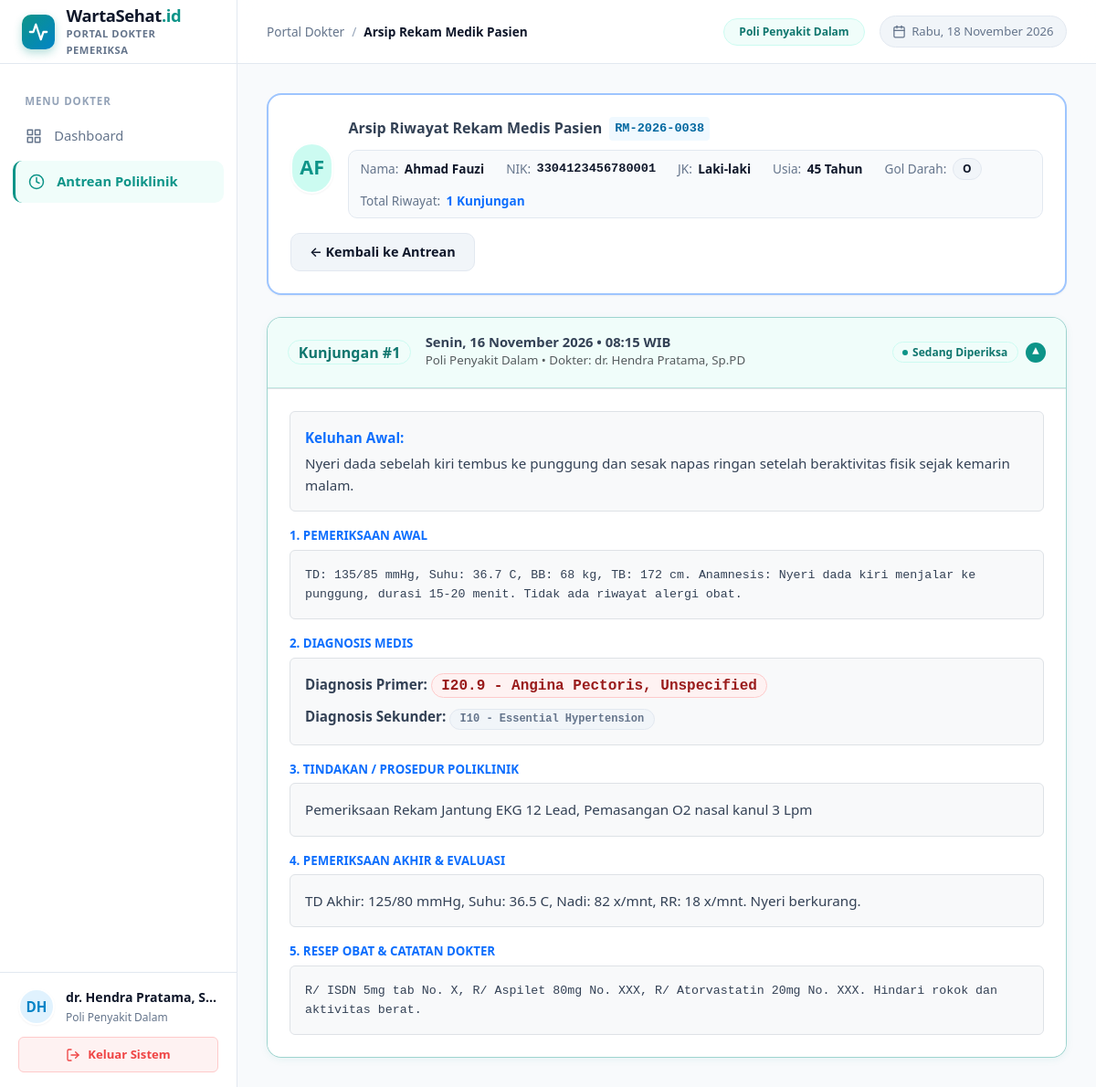
The page /frontend/pages/dokter/riwayat-rekam-medik.php?id=1 (signed in) on the database its author committed.
### tables this page shows
CREATE TABLE `rekam_medik` (
  `id_rekam_medik` INT AUTO_INCREMENT PRIMARY KEY,
  `id_pasien` INT NOT NULL,
  `nomor_rm` VARCHAR(30) DEFAULT NULL,
  `created_at` TIMESTAMP DEFAULT CURRENT_TIMESTAMP,
  CONSTRAINT `fk_rekam_medik_pasien` FOREIGN KEY (`id_pasien`) 
    REFERENCES `pasien` (`id_pasien`) ON DELETE CASCADE ON UPDATE CASCADE
);

CREATE TABLE `pasien` (
  `id_pasien` INT AUTO_INCREMENT PRIMARY KEY,
  `nama_pasien` VARCHAR(100) NOT NULL,
  `nik` VARCHAR(16) NOT NULL UNIQUE,
  `tanggal_lahir` DATE NOT NULL,
  `tempat_lahir` VARCHAR(50) DEFAULT NULL,
  `alamat` TEXT NOT NULL,
  `jenis_kelamin` ENUM('Laki-laki', 'Perempuan') NOT NULL,
  `golongan_darah` VARCHAR(5) DEFAULT '-',
  `agama` VARCHAR(20) DEFAULT NULL,
  `status_pernikahan` VARCHAR(30) DEFAULT NULL,
  `pekerjaan` VARCHAR(50) DEFAULT NULL,
  `no_telp` VARCHAR(20) NOT NULL,
  `created_at` TIMESTAMP DEFAULT CURRENT_TIMESTAMP
);

CREATE TABLE `layanan` (
  `id_layanan` INT AUTO_INCREMENT PRIMARY KEY,
  `id_rekam_medik` INT NOT NULL,
  `id_poli` INT NOT NULL,
  `id_dokter` INT NOT NULL,
  `id_petugas` INT NOT NULL,
  `keluhan_awal` TEXT NOT NULL,
  `waktu_masuk` DATETIME NOT NULL DEFAULT CURRENT_TIMESTAMP,
  `status_layanan` ENUM('menunggu', 'diperiksa', 'selesai') NOT NULL DEFAULT 'menunggu',
  
   
  `pemeriksaan_awal` TEXT DEFAULT NULL,
  `diagnosis_primer` VARCHAR(255) DEFAULT NULL,
  `diagnosis_sekunder` VARCHAR(255) DEFAULT NULL,
  `tindakan` TEXT DEFAULT NULL,
  `pemeriksaan_akhir` TEXT DEFAULT NULL,
  `catatan_dokter` TEXT DEFAULT NULL,
  `waktu_keluar` DATETIME DEFAULT NULL,
  `status_kondisi` ENUM('Rawat Jalan', 'Rawat Inap', 'Sembuh', 'Meninggal') DEFAULT NULL,

  CONSTRAINT `fk_layanan_rekam_medik` FOREIGN KEY (`id_rekam_medik`) 
    REFERENCES `rekam_medik` (`id_rekam_medik`) ON DELETE CASCADE ON UPDATE CASCADE,
  CONSTRAINT `fk_layanan_poli` FOREIGN KEY (`id_poli`) 
    REFERENCES `poli` (`id_poli`) ON DELETE RESTRICT ON UPDATE CASCADE,
  CONSTRAINT `fk_layanan_dokter` FOREIGN KEY (`id_dokter`) 
    REFERENCES `dokter` (`id_dokter`) ON DELETE RESTRICT ON UPDATE CASCADE,
  CONSTRAINT `fk_layanan_petugas` FOREIGN KEY (`id_petugas`) 
    REFERENCES `petugas` (`id_petugas`) ON DELETE RESTRICT ON UPDATE CASCADE
);

CREATE TABLE `poli` (
  `id_poli` INT AUTO_INCREMENT PRIMARY KEY,
  `nama_poli` VARCHAR(100) NOT NULL
);

CREATE TABLE `dokter` (
  `id_dokter` INT AUTO_INCREMENT PRIMARY KEY,
  `id_poli` INT NOT NULL,
  `nama_dokter` VARCHAR(100) NOT NULL,
  `username` VARCHAR(50) NOT NULL UNIQUE,
  `password` VARCHAR(255) NOT NULL,
  CONSTRAINT `fk_dokter_poli` FOREIGN KEY (`id_poli`) 
    REFERENCES `poli` (`id_poli`) ON DELETE RESTRICT ON UPDATE CASCADE
);

### backend/auth_check.php (called while the page is built, shortened)
<?php
function get_initials($name) {
    $words = explode(" ", trim($name));
    $initials = "";
    foreach ($words as $w) {
        if (!empty($w)) {
            $initials .= strtoupper($w[0]);
        }
        if (strlen($initials) >= 2) break;
    }
    return !empty($initials) ? $initials : "WS";
}
function format_tanggal_indo($datetime = null) {
    $timestamp = $datetime ? strtotime($datetime) : time();
    $hari = ['Minggu', 'Senin', 'Selasa', 'Rabu', 'Kamis', 'Jumat', 'Sabtu'];
    $bulan = [
        1 => 'Januari', 'Februari', 'Maret', 'April', 'Mei', 'Juni',
        'Juli', 'Agustus', 'September', 'Oktober', 'November', 'Desember'
    ];
    $day_index = date('w', $timestamp);
    $d = date('j', $timestamp);
    $m = (int)date('n', $timestamp);
    $y = date('Y', $timestamp);
    return $hari[$day_index] . ', ' . $d . ' ' . $bulan[$m] . ' ' . $y;
}
?>

### frontend/pages/dokter/riwayat-rekam-medik.php (the view, shortened to what this page needs)
<?php
require_once '../../backend/koneksi.php';
require_once '../../backend/auth_check.php';
$id_pasien = (int)($_GET['id'] ?? 0);
$stmt = mysqli_prepare($connection, "SELECT p.*, rm.id_rekam_medik, rm.nomor_rm
                                     FROM pasien p
                                     LEFT JOIN rekam_medik rm ON p.id_pasien = rm.id_pasien
                                     WHERE p.id_pasien = ? LIMIT 1");
mysqli_stmt_bind_param($stmt, "i", $id_pasien);
mysqli_stmt_execute($stmt);
$pasien = mysqli_fetch_assoc(mysqli_stmt_get_result($stmt));
$tgl_lahir = new DateTime($pasien['tanggal_lahir']);
$usia = $tgl_lahir->diff(new DateTime())->y;
$stmt_riwayat = mysqli_prepare($connection, "SELECT l.*, po.nama_poli, d.nama_dokter
                                            FROM layanan l
                                            JOIN rekam_medik rm ON l.id_rekam_medik = rm.id_rekam_medik
                                            JOIN poli po ON l.id_poli = po.id_poli
                                            JOIN dokter d ON l.id_dokter = d.id_dokter
                                            WHERE rm.id_pasien = ?
                                            ORDER BY l.waktu_masuk DESC");
mysqli_stmt_bind_param($stmt_riwayat, "i", $id_pasien);
mysqli_stmt_execute($stmt_riwayat);
$res_riwayat = mysqli_stmt_get_result($stmt_riwayat);
$total_kunjungan = mysqli_num_rows($res_riwayat);
include '../../includes/header.php';
include '../../includes/sidebar_dokter.php';
include '../../includes/topbar.php';
?>
      <main class="ws-content-body">
        <div class="ws-card mb-4 bg-white border-2 border-primary-subtle">
          <div class="ws-card-body p-4">
            <div class="d-flex flex-wrap align-items-center justify-content-between gap-3">
              <div class="d-flex align-items-center gap-3">
                <div class="ws-user-avatar" style="width: 56px; height: 56px; font-size: 1.35rem; background-color: var(--ws-primary-light); color: var(--ws-primary);">
                  <?= get_initials($pasien['nama_pasien']); ?>
                </div>
                <div>
                  <div class="d-flex align-items-center gap-2 flex-wrap">
                    <h1 class="h4 fw-bold mb-0">Arsip Riwayat Rekam Medis Pasien</h1>
                    <span class="cell-code"><?= htmlspecialchars($pasien['nomor_rm'] ?? 'RM-' . $pasien['id_rekam_medik']); ?></span>
                  </div>
                  <div class="ws-identity-list">
                    <div class="ws-identity-item">
                      <span class="ws-identity-label">Nama:</span>
                      <span class="ws-identity-val fw-bold"><?= htmlspecialchars($pasien['nama_pasien']); ?></span>
                    </div>
                    <div class="ws-identity-item">
                      <span class="ws-identity-label">NIK:</span>
                      <span class="ws-identity-val font-monospace"><?= htmlspecialchars($pasien['nik']); ?></span>
                    </div>
                    <div class="ws-identity-item">
                      <span class="ws-identity-label">JK:</span>
                      <span class="ws-identity-val"><?= htmlspecialchars($pasien['jenis_kelamin']); ?></span>
                    </div>
                    <div class="ws-identity-item">
                      <span class="ws-identity-label">Usia:</span>
                      <span class="ws-identity-val"><?= $usia; ?> Tahun</span>
                    </div>
                    <div class="ws-identity-item">
                      <span class="ws-identity-label">Gol Darah:</span>
                      <span class="ws-identity-val badge badge-secondary"><?= htmlspecialchars($pasien['golongan_darah'] ?? '-'); ?></span>
                    </div>
                    <div class="ws-identity-item">
                      <span class="ws-identity-label">Total Riwayat:</span>
                      <span class="ws-identity-val fw-bold text-primary"><?= $total_kunjungan; ?> Kunjungan</span>
                    </div>
                  </div>
                </div>
              </div>
              <div class="d-flex gap-2">
                <a href="antrean-poli.php" class="btn btn-secondary">
                  &larr; Kembali ke Antrean
                </a>
              </div>
            </div>
          </div>
        </div>
        <div class="d-flex flex-column gap-3">
          <?php if ($total_kunjungan > 0): ?>
            <?php $counter = $total_kunjungan; while ($rm = mysqli_fetch_assoc($res_riwayat)): ?>
              <details class="ws-encounter-accordion <?= ($counter === $total_kunjungan) ? 'is-active' : ''; ?>" <?= ($counter === $total_kunjungan) ? 'open' : ''; ?>>
                <summary class="ws-encounter-summary">
                  <div class="d-flex align-items-center gap-3 flex-wrap">
                    <span class="badge badge-primary fs-6 fw-bold">Kunjungan #<?= $counter--; ?></span>
                    <div>
                      <h2 class="h5 fw-bold mb-0"><?= format_tanggal_indo($rm['waktu_masuk']); ?> &bull; <?= date('H:i', strtotime($rm['waktu_masuk'])); ?> WIB</h2>
                      <div class="text-muted small"><?= htmlspecialchars($rm['nama_poli']); ?> &bull; Dokter: <?= htmlspecialchars($rm['nama_dokter']); ?></div>
                    </div>
                  </div>
                  <div class="d-flex align-items-center gap-2">
                    <?php if ($rm['status_layanan'] === 'selesai'): ?>
                      <span class="badge badge-success">&check; Selesai <?= !empty($rm['status_kondisi']) ? '('.htmlspecialchars($rm['status_kondisi']).')' : ''; ?></span>
                    <?php elseif ($rm['status_layanan'] === 'diperiksa'): ?>
                      <span class="badge badge-primary"><span class="status-dot"></span> Sedang Diperiksa</span>
                    <?php else: ?>
                      <span class="badge badge-warning"><span class="status-dot"></span> Menunggu</span>
                    <?php endif; ?>
                    <span class="ws-accordion-chevron">&#9662;</span>
                  </div>
                </summary>
                <div class="ws-encounter-body border-top p-4 bg-white">
                  <div class="mb-3 p-3 rounded bg-light border">
                    <strong class="text-primary d-block mb-1">Keluhan Awal:</strong>
                    <div><?= nl2br(htmlspecialchars($rm['keluhan_awal'])); ?></div>
                  </div>
                  <?php if (!empty($rm['pemeriksaan_awal'])): ?>
                    <div class="mb-3">
                      <div class="text-uppercase small fw-bold text-primary mb-1">1. Pemeriksaan Awal</div>
                      <div class="p-3 rounded border font-monospace small bg-light">
                        <?= nl2br(htmlspecialchars($rm['pemeriksaan_awal'])); ?>
                      </div>
                    </div>
                  <?php endif; ?>
                  <?php if (!empty($rm['diagnosis_primer'])): ?>
                    <div class="mb-3">
                      <div class="text-uppercase small fw-bold text-primary mb-1">2. Diagnosis Medis</div>
                      <div class="p-3 rounded border bg-light">
                        <div><strong>Diagnosis Primer:</strong> <span class="badge badge-danger font-monospace fs-6"><?= htmlspecialchars($rm['diagnosis_primer']); ?></span></div>
                        <?php if (!empty($rm['diagnosis_sekunder'])): ?>
                          <div class="mt-2"><strong>Diagnosis Sekunder:</strong> <span class="badge badge-secondary font-monospace"><?= htmlspecialchars($rm['diagnosis_sekunder']); ?></span></div>
                        <?php endif; ?>
                      </div>
                    </div>
                  <?php endif; ?>
                  <?php if (!empty($rm['tindakan'])): ?>
                    <div class="mb-3">
                      <div class="text-uppercase small fw-bold text-primary mb-1">3. Tindakan / Prosedur Poliklinik</div>
                      <div class="p-3 rounded border bg-light">
                        <?= nl2br(htmlspecialchars($rm['tindakan'])); ?>
                      </div>
                    </div>
                  <?php endif; ?>
                  <?php if (!empty($rm['pemeriksaan_akhir'])): ?>
                    <div class="mb-3">
                      <div class="text-uppercase small fw-bold text-primary mb-1">4. Pemeriksaan Akhir & Evaluasi</div>
                      <div class="p-3 rounded border bg-light">
                        <?= nl2br(htmlspecialchars($rm['pemeriksaan_akhir'])); ?>
                      </div>
                    </div>
                  <?php endif; ?>
                  <?php if (!empty($rm['catatan_dokter'])): ?>
                    <div class="mb-0">
                      <div class="text-uppercase small fw-bold text-primary mb-1">5. Resep Obat & Catatan Dokter</div>
                      <div class="p-3 rounded border bg-light font-monospace small">
                        <?= nl2br(htmlspecialchars($rm['catatan_dokter'])); ?>
                      </div>
                    </div>
                  <?php endif; ?>
                </div>
              </details>
            <?php endwhile; ?>
          <?php endif; ?>
        </div>
      </main>
<?php include '../../includes/footer.php'; ?>

### frontend/css/variables.css (style rules this page uses)
:root { --ws-primary: #0d9488; --ws-primary-hover: #0f766e; --ws-primary-active: #115e59; --ws-primary-light: #ccfbf1; --ws-primary-subtle: #f0fdfa; --ws-primary-focus: rgba(13, 148, 136, 0.25); --ws-secondary: #0284c7; --ws-secondary-hover: #0369a1; --ws-secondary-light: #e0f2fe; --ws-secondary-subtle: #f0f9ff; --ws-bg-page: #f8fafc; --ws-bg-surface: #ffffff; --ws-bg-surface-glass: rgba(255, 255, 255, 0.88); --ws-bg-surface-glass-dark: rgba(248, 250, 252, 0.92); --ws-bg-subtle: #f1f5f9; --ws-bg-sidebar: #ffffff; --ws-border-color: #e2e8f0; --ws-border-light: #f1f5f9; --ws-border-focus: #0d9488; --ws-border-glass: rgba(255, 255, 255, 0.65); --ws-text-main: #0f172a; --ws-text-body: #334155; --ws-text-muted: #64748b; --ws-text-light: #94a3b8; --ws-text-white: #ffffff; --ws-success: #10b981; --ws-success-bg: #ecfdf5; --ws-success-border: #a7f3d0; --ws-success-text: #065f46; --ws-warning: #f59e0b; --ws-warning-bg: #fffbeb; --ws-warning-border: #fde68a; --ws-warning-text: #92400e; --ws-danger: #ef4444; --ws-danger-bg: #fef2f2; --ws-danger-border: #fecaca; --ws-danger-text: #991b1b; --ws-info: #0284c7; --ws-info-bg: #f0f9ff; --ws-info-border: #bae6fd; --ws-info-text: #075985; --ws-font-sans: 'Plus Jakarta Sans', system-ui, -apple-system, BlinkMacSystemFont, 'Segoe UI', Roboto, Helvetica, Arial, sans-serif; --ws-font-mono: 'JetBrains Mono', SFMono-Regular, Menlo, Monaco, Consolas, monospace; --ws-shadow-sm: 0 1px 2px 0 rgba(15, 23, 42, 0.05); --ws-shadow-md: 0 4px 6px -1px rgba(15, 23, 42, 0.07), 0 2px 4px -2px rgba(15, 23, 42, 0.04); --ws-shadow-lg: 0 10px 15px -3px rgba(15, 23, 42, 0.08), 0 4px 6px -4px rgba(15, 23, 42, 0.03); --ws-shadow-glass: 0 8px 32px 0 rgba(15, 23, 42, 0.06); --ws-radius-sm: 6px; --ws-radius-md: 10px; --ws-radius-lg: 16px; --ws-radius-xl: 22px; --ws-radius-full: 9999px; --ws-transition: all 0.2s ease-in-out; --ws-transition-slow: all 0.3s cubic-bezier(0.4, 0, 0.2, 1); --ws-sidebar-width: 260px; --ws-header-height: 70px; }

### rows shown on the page
rekam_medik: id_pasien.nama_pasien "AF", nomor_rm "RM-2026-0038", id_pasien.nama_pasien "Ahmad Fauzi", id_pasien.nik "3304123456780001", id_pasien.jenis_kelamin "Laki-laki", id_pasien.golongan_darah "O"
layanan: waktu_masuk "Senin, 16 November 2026", waktu_masuk "08:15", id_poli.nama_poli "Poli Penyakit Dalam", id_dokter.nama_dokter "dr. Hendra Pratama, Sp.PD", status_layanan "diperiksa" (drawn), keluhan_awal "Nyeri dada sebelah kiri tembus ke punggung dan sesak napas ringan setelah beraktivitas fisik sejak kemarin malam.", pemeriksaan_awal "TD: 135/85 mmHg, Suhu: 36.7 C, BB: 68 kg, TB: 172 cm. Anamnesis: Nyeri dada kiri menjalar ke punggung, durasi 15-20 menit. Tidak ada riwayat alergi obat.", diagnosis_primer "I20.9 - Angina Pectoris, Unspecified", diagnosis_sekunder "I10 - Essential Hypertension", tindakan "Pemeriksaan Rekam Jantung EKG 12 Lead, Pemasangan O2 nasal kanul 3 Lpm", pemeriksaan_akhir "TD Akhir: 125/80 mmHg, Suhu: 36.5 C, Nadi: 82 x/mnt, RR: 18 x/mnt. Nyeri berkurang.", catatan_dokter "R/ ISDN 5mg tab No. X, R/ Aspilet 80mg No. XXX, R/ Atorvastatin 20mg No. XXX. Hindari rokok dan aktivitas berat."

### other values the page prints
$user_initials "DH"
$user_name "dr. Hendra Pratama, S…"
$user_poli "Poli Penyakit Dalam"
$parent_title "Portal Dokter"
$current_title "Arsip Rekam Medik Pasien"
$_SESSION['nama_poli'] "Poli Penyakit Dalam"
$tanggal_sekarang "Rabu, 18 November 2026"
$total_kunjungan "1"
